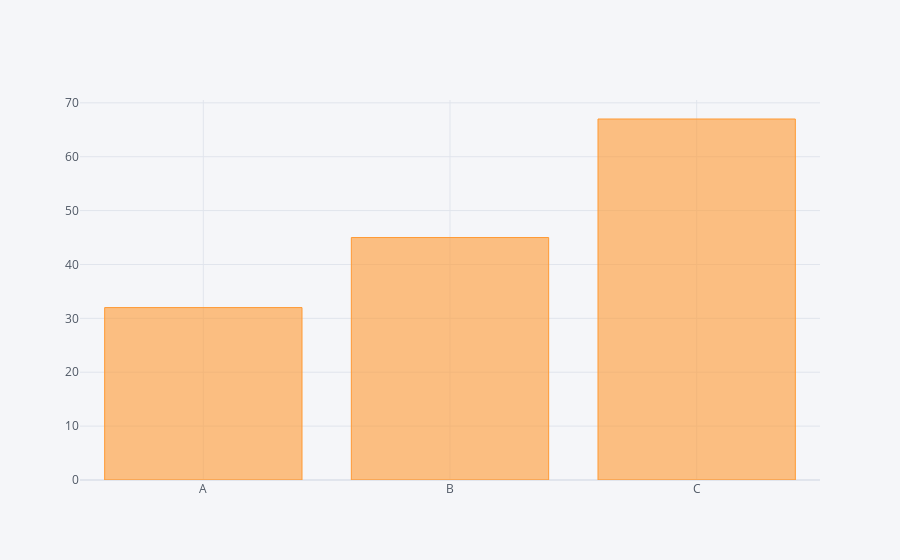

The notebook cell this image was saved under:
### Code cell
df2.iplot(kind="bar",x="Categories",y="Values")

### Figure 1 — Plotly figure (JSON) as saved in the notebook; plotly's stock layout.template omitted (floating-point values rounded to 4 significant figures)
{"data": [{"marker": {"color": "rgba(255, 153, 51, 0.6)", "line": {"color": "rgba(255, 153, 51, 1.0)", "width": 1}}, "name": "Values", "orientation": "v", "text": "", "type": "bar", "x": ["A", "B", "C"], "y": [32, 45, 67]}], "layout": {"legend": {"bgcolor": "#F5F6F9", "font": {"color": "#4D5663"}}, "paper_bgcolor": "#F5F6F9", "plot_bgcolor": "#F5F6F9", "title": {"font": {"color": "#4D5663"}}, "xaxis": {"gridcolor": "#E1E5ED", "showgrid": true, "tickfont": {"color": "#4D5663"}, "title": {"font": {"color": "#4D5663"}, "text": ""}, "zerolinecolor": "#E1E5ED"}, "yaxis": {"gridcolor": "#E1E5ED", "showgrid": true, "tickfont": {"color": "#4D5663"}, "title": {"font": {"color": "#4D5663"}, "text": ""}, "zerolinecolor": "#E1E5ED"}}}
